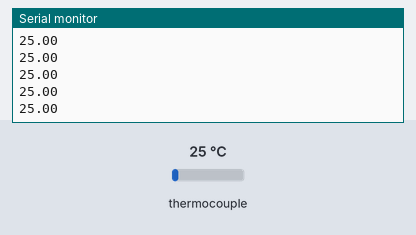
This sketch was run on a simulated Arduino Uno, built with avr-gcc and run on an emulated ATmega328P. Shown: the last lines printed to the serial monitor. The test bench sets the inputs (shaded band); at power-on: thermocouple 25 °C.

Above: at 1.2 s.
1.3 s: thermocouple set to 6 °C
At 1.32 s:
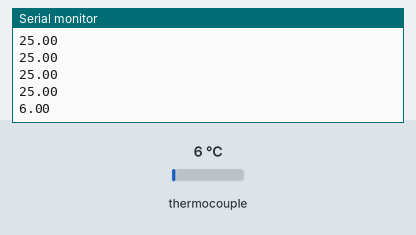
2.8 s: thermocouple set to 75 °C
At 2.83 s:
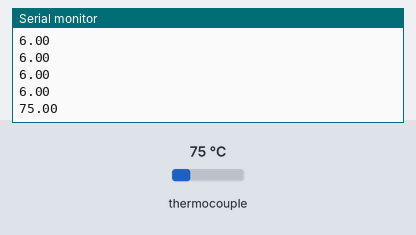
Timing chart, 0 to 5.8 s (numbered marks = the images above; inputs shaded):
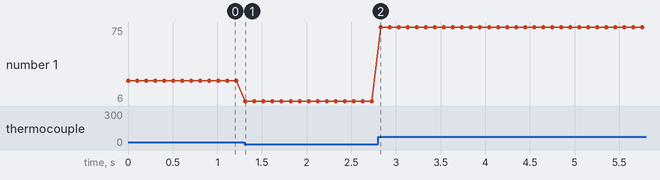

Measured:
- after the input at 1.3 s, the serial monitor: prints a new line at once (image 1)
- after the input at 2.8 s, the serial monitor: prints a new line at once (image 2)
- plotted number 1: 25 → 6 after the input at 1.3 s, 6 → 75 after the input at 2.8 s

The sketch:

MAX31855_reader.ino
```cpp
#include "Adafruit_MAX31855.h"

// Define your pin connections
int8_t thermoDO = 12;
int8_t thermoCS = 10;
int8_t thermoCLK = 13;

// Create the thermocouple object
Adafruit_MAX31855 thermocouple(thermoCLK, thermoCS, thermoDO);

void setup() {
  Serial.begin(9600);

  // Ensure the chip is working
  if (!thermocouple.begin()) {
    Serial.println("Could not initialize MAX31855. Check your wiring.");
    while (1);
  }
}

void loop() {
  // Read temperature values
  float tempC = thermocouple.readCelsius();

  // Check for errors
  Serial.println(tempC);

  delay(100); // Wait 1 second between readings
}
```
